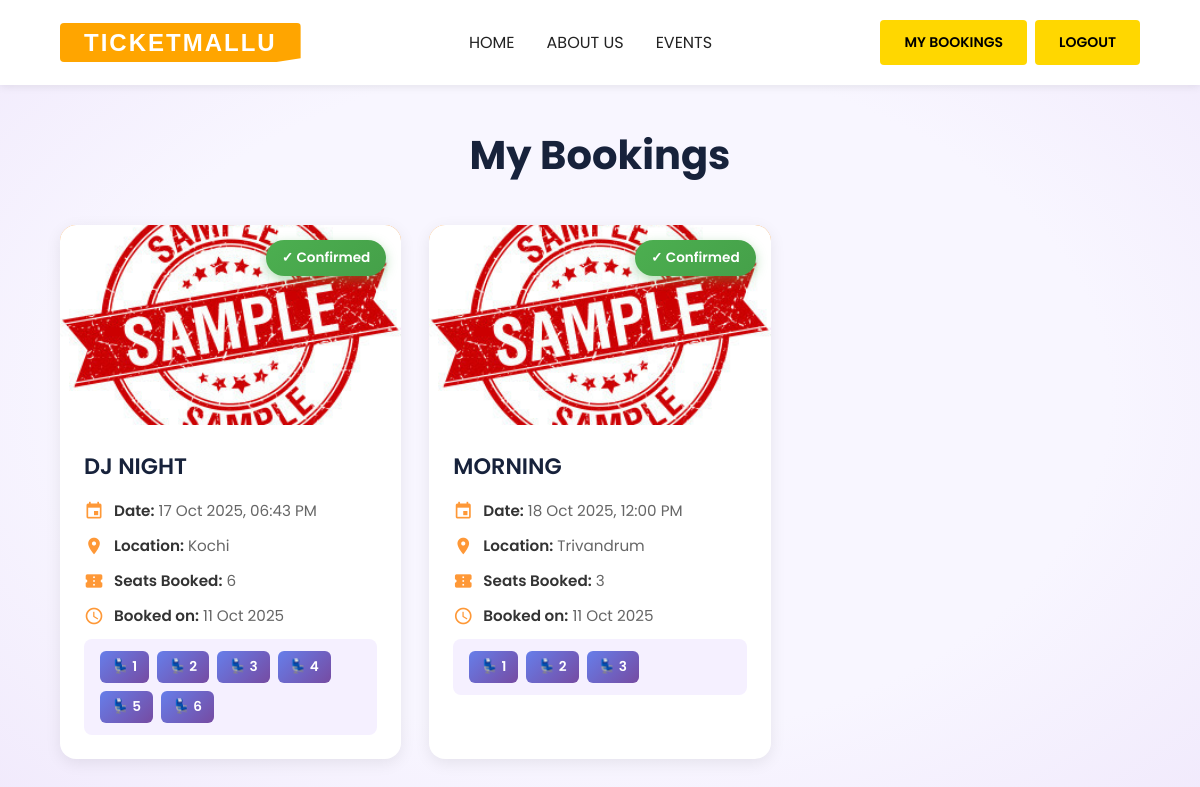
The page /booking/booking_list/ (signed in) on the database as committed earlier.
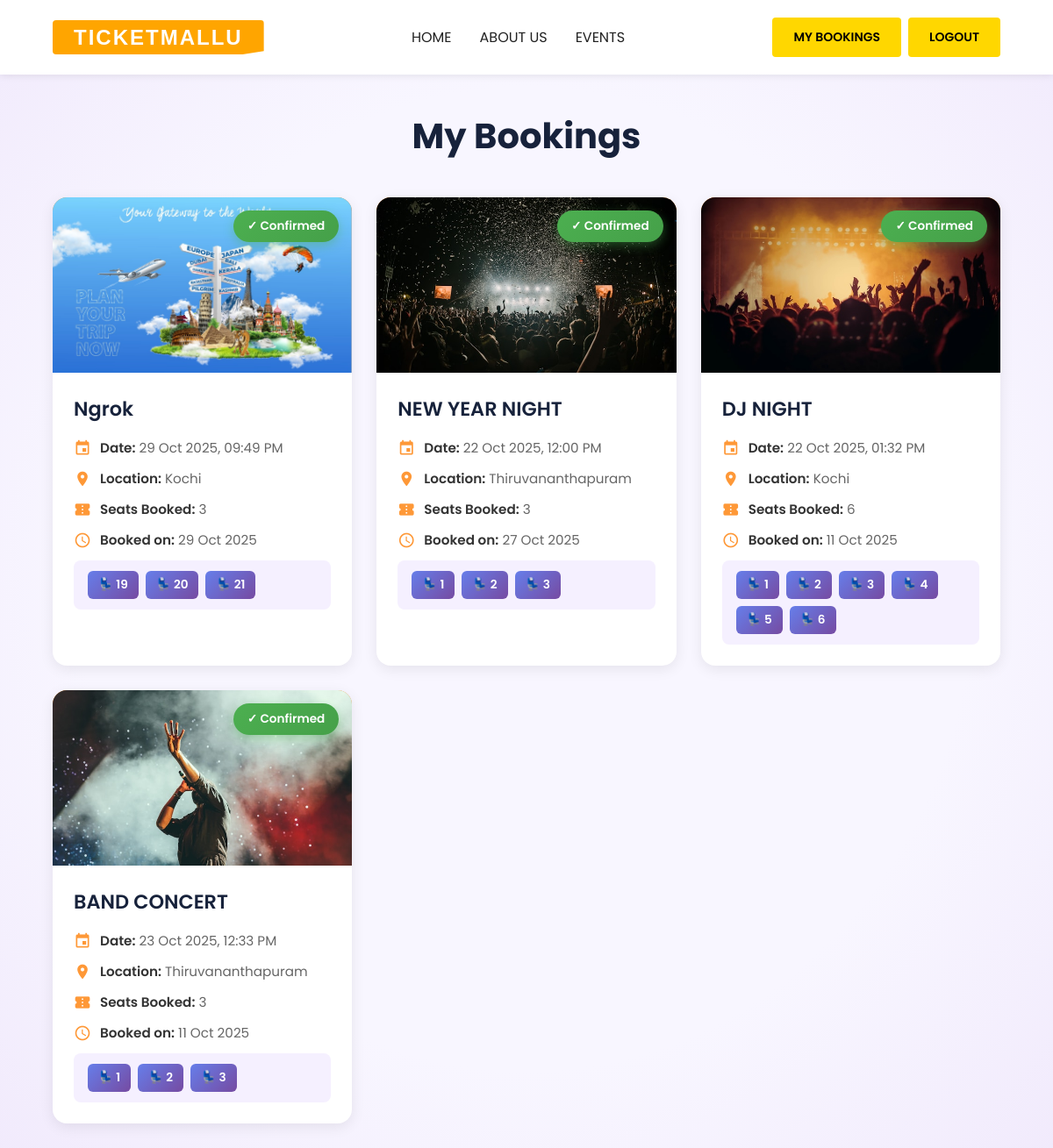
The same page on the database as committed later.
### booking/models.py (models this page shows, shortened)
class Booking(models.Model):
    user = models.ForeignKey(User, on_delete=models.CASCADE)
    event = models.ForeignKey(Event, on_delete=models.CASCADE)
    seats_booked = models.PositiveIntegerField()
    booking_date = models.DateTimeField(auto_now_add=True)

class Seat(models.Model):
    booking = models.ForeignKey('Booking', on_delete=models.CASCADE, related_name='seats')
    seat_number = models.PositiveIntegerField()
    class Meta:
        unique_together = ('booking', 'seat_number')  # Prevent same seat being booked twice

### myapp/models.py (models this page shows, shortened)
class Event(models.Model):
    CATEGORY_CHOICES = [
        ('music', 'Arts and Music'),
        ('industrial', 'Industrial Engineering'),
        ('health', 'Health & Wellness'),
        ('education', 'Education & Training'),
        ('travel', 'Travel & Tourism'),
        ('sports', 'Sports & Travel'),
    ]
    title = models.CharField(max_length=255)
    date = models.DateTimeField()
    location = models.CharField(max_length=255)
    total_seats = models.PositiveIntegerField()
    available_seats = models.PositiveIntegerField()
    price = models.DecimalField(max_digits=10, decimal_places=2, default=0)
    category = models.CharField(max_length=50, choices=CATEGORY_CHOICES, default='music')  # ✅ ADD THIS
    image = models.ImageField(upload_to='event_images/', blank=True, null=True)

### booking/views.py (the view)
# urls.py: path('booking_list/', views.BookingListView.as_view(), name='booking-list'),
class BookingListView(LoginRequiredMixin, APIView):
    login_url = '/login/'
    renderer_classes = [TemplateHTMLRenderer]
    template_name = 'booking_list.html'
    def get(self, request):
        bookings = Booking.objects.filter(user=request.user).order_by('-booking_date')
        return Response({'bookings': bookings})

### booking/templates/booking_list.html (shortened to what this page needs)
{% load static %}
<!DOCTYPE html>
<html lang="en">
<head>
</head>
<body>
    <header>
        <nav>
            <div style="display:flex;align-items:center;gap:12px;">
                <span class="logo" style="font-family:sans-serif;font-weight:900;font-size:24px;letter-spacing:2px;line-height:0.8;text-transform:uppercase;color:#fff;background:linear-gradient(90deg,orange,orange);padding:10px 24px;clip-path:polygon(0 0,100% 0,100% 90%,90% 100%,0 100%);">TicketMallu</span>
            </div>
            <div class="nav-menu" id="navMenu">
                <ul>
                    <li><a href="{% url 'event-list' %}" style="font-family: 'Poppins', sans-serif; font-weight: 400; font-size: 16px;">HOME</a></li>
                    <li><a href="{% url 'event-list' %}#about-us" style="font-family: 'Poppins', sans-serif; font-weight: 400; font-size: 16px;">ABOUT US</a></li>
                    <li><a href="{% url 'event-list' %}#events" style="font-family: 'Poppins', sans-serif; font-weight: 400; font-size: 16px;">EVENTS</a></li>
                </ul>
            </div>
            <div class="nav-actions" id="navActions">
                {% if user.is_authenticated %}
                    {% if not user.is_superuser %}
                        <a href="{% url 'booking-list' %}" class="cta-btn">MY BOOKINGS</a>
                    {% endif %}
                    <a href="{% url 'logout' %}" class="cta-btn">LOGOUT</a>
                {% else %}
                    <a href="{% url 'login' %}" class="cta-btn">LOGIN</a>
                {% endif %}
            </div>
        </nav>
    </header>
    <div class="container">
        <div class="page-header">
            <h1>My Bookings</h1>
        </div>
        {% if bookings %}
        <div class="bookings-grid">
            {% for booking in bookings %}
            <div class="booking-card">
                <div class="booking-card-image">
                    {% if booking.event.image %}
                        <img src="{{ booking.event.image.url }}" alt="{{ booking.event.title }}">
                    {% else %}
                        <div class="default-image">🎫</div>
                    {% endif %}
                    <div class="booking-badge">✓ Confirmed</div>
                </div>
                <div class="booking-card-content">
                    <h3>{{ booking.event.title }}</h3>
                    <div class="booking-info">
                        <div class="info-row">
                            <span class="material-icons">event</span>
                            <span><strong>Date:</strong> {{ booking.event.date|date:"d M Y, h:i A" }}</span>
                        </div>
                        <div class="info-row">
                            <span class="material-icons">location_on</span>
                            <span><strong>Location:</strong> {{ booking.event.location }}</span>
                        </div>
                        <div class="info-row">
                            <span class="material-icons">confirmation_number</span>
                            <span><strong>Seats Booked:</strong> {{ booking.seats_booked }}</span>
                        </div>
                        <div class="info-row">
                            <span class="material-icons">schedule</span>
                            <span><strong>Booked on:</strong> {{ booking.booking_date|date:"d M Y" }}</span>
                        </div>
                    </div>
                    <div class="seats-display">
                        {% for seat in booking.seats.all %}
                            <span class="seat-chip">💺 {{ seat.seat_number }}</span>
                        {% endfor %}
                    </div>
                </div>
            </div>
            {% endfor %}
        </div>
        {% endif %}
    </div>
</body>
</html>

Rows that differ between the two databases and show on the page:
added Booking: event.image (picture), event "Ngrok", event "29 Oct 2025, 09:49 PM", event.location "Kochi", seats_booked "3", booking_date "29 Oct 2025"
added Seat: seat_number "19", shown under "Ngrok"
added Seat: seat_number "20", shown under "Ngrok"
added Seat: seat_number "21", shown under "Ngrok"
added Booking: event.image (picture), event "NEW YEAR NIGHT", event "22 Oct 2025, 12:00 PM", event.location "Thiruvananthapuram", seats_booked "3", booking_date "27 Oct 2025"
added Seat: seat_number "1", shown under "NEW YEAR NIGHT"
added Seat: seat_number "2", shown under "NEW YEAR NIGHT"
added Seat: seat_number "3", shown under "NEW YEAR NIGHT"
changed through a linked row, Booking "DJ NIGHT": event.image: a different picture; event "17 Oct 2025, 06:43 PM" → "22 Oct 2025, 01:32 PM"
changed through a linked row, Booking: event.image: a different picture; event "MORNING" → "BAND CONCERT"; event "18 Oct 2025, 12:00 PM" → "23 Oct 2025, 12:33 PM"; event.location "Trivandrum" → "Thiruvananthapuram"
